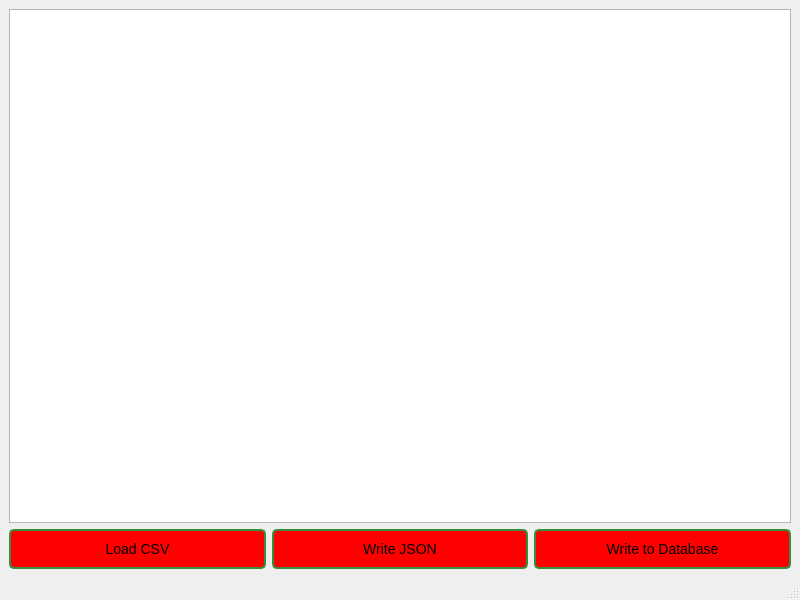
<?xml version="1.0" encoding="UTF-8"?>
<ui version="4.0">
 <class>MainWindow</class>
 <widget class="QMainWindow" name="MainWindow">
  <property name="geometry">
   <rect>
    <x>0</x>
    <y>0</y>
    <width>800</width>
    <height>600</height>
   </rect>
  </property>
  <property name="windowTitle">
   <string>LTX Assignment</string>
  </property>
  <widget class="QWidget" name="centralwidget">
   <layout class="QGridLayout" name="gridLayout">
    <item row="0" column="0">
     <layout class="QVBoxLayout" name="verticalLayout">
      <item>
       <widget class="QTableView" name="tableView">
        <property name="styleSheet">
         <string notr="true">font: 12pt &quot;Times New Roman&quot;;</string>
        </property>
       </widget>
      </item>
      <item>
       <layout class="QHBoxLayout" name="horizontalLayout">
        <item>
         <widget class="QPushButton" name="Load_data_from_csv">
          <property name="sizePolicy">
           <sizepolicy hsizetype="MinimumExpanding" vsizetype="Fixed">
            <horstretch>0</horstretch>
            <verstretch>0</verstretch>
           </sizepolicy>
          </property>
          <property name="styleSheet">
           <string notr="true"> QPushButton {
    background-color: red; 
    color: black; 
     border: 2px solid #388E3C; 
      border-radius: 5px; 
     padding: 10px 20px; 
      font-size: 14px;
font: 900 10pt &quot;Arial Black&quot;;
    }
   
    QPushButton:pressed {
    background-color: green;
    }
</string>
          </property>
          <property name="text">
           <string>Load CSV</string>
          </property>
         </widget>
        </item>
        <item>
         <widget class="QPushButton" name="pushButton_write_JSON">
          <property name="sizePolicy">
           <sizepolicy hsizetype="MinimumExpanding" vsizetype="Fixed">
            <horstretch>0</horstretch>
            <verstretch>0</verstretch>
           </sizepolicy>
          </property>
          <property name="styleSheet">
           <string notr="true"> QPushButton {
    background-color: red; 
    color: black; 
     border: 2px solid #388E3C; 
      border-radius: 5px; 
     padding: 10px 20px; 
      font-size: 14px;
font: 900 10pt &quot;Arial Black&quot;;
    }
   
    QPushButton:pressed {
    background-color: green;
    }
</string>
          </property>
          <property name="text">
           <string>Write JSON</string>
          </property>
         </widget>
        </item>
        <item>
         <widget class="QPushButton" name="pushButton_load_db">
          <property name="sizePolicy">
           <sizepolicy hsizetype="MinimumExpanding" vsizetype="Fixed">
            <horstretch>0</horstretch>
            <verstretch>0</verstretch>
           </sizepolicy>
          </property>
          <property name="styleSheet">
           <string notr="true"> QPushButton {
    background-color: red; 
    color: black; 
     border: 2px solid #388E3C; 
      border-radius: 5px; 
     padding: 10px 20px; 
      font-size: 14px;
font: 900 10pt &quot;Arial Black&quot;;
    }
   
    QPushButton:pressed {
    background-color: green;
    }
</string>
          </property>
          <property name="text">
           <string>Write to Database</string>
          </property>
         </widget>
        </item>
       </layout>
      </item>
     </layout>
    </item>
   </layout>
  </widget>
  <widget class="QMenuBar" name="menubar">
   <property name="geometry">
    <rect>
     <x>0</x>
     <y>0</y>
     <width>800</width>
     <height>22</height>
    </rect>
   </property>
  </widget>
  <widget class="QStatusBar" name="statusbar"/>
 </widget>
 <resources/>
 <connections/>
</ui>
